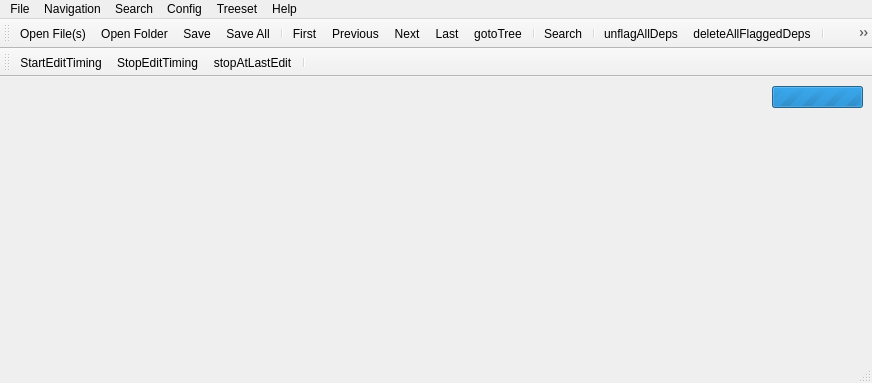
<?xml version="1.0" encoding="UTF-8"?>
<ui version="4.0">
 <class>TreeSetEditor</class>
 <widget class="QMainWindow" name="TreeSetEditor">
  <property name="geometry">
   <rect>
    <x>0</x>
    <y>0</y>
    <width>872</width>
    <height>383</height>
   </rect>
  </property>
  <property name="windowTitle">
   <string>MainWindow</string>
  </property>
  <property name="windowIcon">
   <iconset resource="resfile.qrc">
    <normaloff>:/icons/icons/babelfish.png</normaloff>:/icons/icons/babelfish.png</iconset>
  </property>
  <widget class="QWidget" name="centralwidget">
   <layout class="QVBoxLayout">
    <item>
     <layout class="QHBoxLayout">
      <item>
       <spacer>
        <property name="orientation">
         <enum>Qt::Horizontal</enum>
        </property>
        <property name="sizeHint" stdset="0">
         <size>
          <width>421</width>
          <height>20</height>
         </size>
        </property>
       </spacer>
      </item>
      <item>
       <widget class="QProgressBar" name="progressBar">
        <property name="sizePolicy">
         <sizepolicy hsizetype="Fixed" vsizetype="Fixed">
          <horstretch>0</horstretch>
          <verstretch>0</verstretch>
         </sizepolicy>
        </property>
        <property name="maximum">
         <number>0</number>
        </property>
        <property name="value">
         <number>0</number>
        </property>
        <property name="alignment">
         <set>Qt::AlignLeading|Qt::AlignLeft|Qt::AlignVCenter</set>
        </property>
        <property name="textVisible">
         <bool>true</bool>
        </property>
        <property name="format">
         <string>%v/%m</string>
        </property>
       </widget>
      </item>
     </layout>
    </item>
    <item>
     <widget class="DTreeWidget" name="treeWidget" native="true">
      <property name="sizePolicy">
       <sizepolicy hsizetype="Preferred" vsizetype="Expanding">
        <horstretch>0</horstretch>
        <verstretch>0</verstretch>
       </sizepolicy>
      </property>
     </widget>
    </item>
   </layout>
  </widget>
  <widget class="QMenuBar" name="menubar">
   <property name="geometry">
    <rect>
     <x>0</x>
     <y>0</y>
     <width>872</width>
     <height>27</height>
    </rect>
   </property>
   <widget class="QMenu" name="menuFile">
    <property name="title">
     <string>File</string>
    </property>
    <addaction name="actionOpenFile"/>
    <addaction name="actionOpenFolder"/>
    <addaction name="actionSave"/>
    <addaction name="actionSaveall"/>
    <addaction name="separator"/>
    <addaction name="actionQuit"/>
   </widget>
   <widget class="QMenu" name="menuNavigation">
    <property name="title">
     <string>Navigation</string>
    </property>
    <addaction name="actionFirst"/>
    <addaction name="actionPrevious"/>
    <addaction name="actionNext"/>
    <addaction name="actionLast"/>
    <addaction name="actionGotoTree"/>
   </widget>
   <widget class="TreeSetMenu" name="menuTreeset">
    <property name="title">
     <string>Treeset</string>
    </property>
   </widget>
   <widget class="QMenu" name="menuSearch">
    <property name="title">
     <string>Search</string>
    </property>
    <addaction name="actionSearch"/>
   </widget>
   <widget class="QMenu" name="menuHelp">
    <property name="title">
     <string>Help</string>
    </property>
    <addaction name="actionHelp"/>
    <addaction name="actionAbout"/>
   </widget>
   <widget class="QMenu" name="menuConfig">
    <property name="title">
     <string>Config</string>
    </property>
    <addaction name="actionText_editing"/>
   </widget>
   <addaction name="menuFile"/>
   <addaction name="menuNavigation"/>
   <addaction name="menuSearch"/>
   <addaction name="menuConfig"/>
   <addaction name="menuTreeset"/>
   <addaction name="menuHelp"/>
  </widget>
  <widget class="QStatusBar" name="statusbar"/>
  <widget class="QToolBar" name="toolBar">
   <property name="windowTitle">
    <string>toolBar</string>
   </property>
   <property name="iconSize">
    <size>
     <width>16</width>
     <height>16</height>
    </size>
   </property>
   <property name="toolButtonStyle">
    <enum>Qt::ToolButtonIconOnly</enum>
   </property>
   <property name="floatable">
    <bool>false</bool>
   </property>
   <attribute name="toolBarArea">
    <enum>TopToolBarArea</enum>
   </attribute>
   <attribute name="toolBarBreak">
    <bool>false</bool>
   </attribute>
   <addaction name="actionOpenFile"/>
   <addaction name="actionOpenFolder"/>
   <addaction name="actionSave"/>
   <addaction name="actionSaveall"/>
   <addaction name="separator"/>
   <addaction name="actionFirst"/>
   <addaction name="actionPrevious"/>
   <addaction name="actionNext"/>
   <addaction name="actionLast"/>
   <addaction name="actionGotoTree"/>
   <addaction name="separator"/>
   <addaction name="actionSearch"/>
   <addaction name="separator"/>
   <addaction name="actionUnflagAllDeps"/>
   <addaction name="actionDeleteAllFlaggedDeps"/>
   <addaction name="separator"/>
   <addaction name="actionHelp"/>
   <addaction name="separator"/>
  </widget>
  <widget class="QToolBar" name="timeBar">
   <property name="windowTitle">
    <string>toolBar_2</string>
   </property>
   <attribute name="toolBarArea">
    <enum>TopToolBarArea</enum>
   </attribute>
   <attribute name="toolBarBreak">
    <bool>true</bool>
   </attribute>
   <addaction name="actionStartEditTiming"/>
   <addaction name="actionStopEditTiming"/>
   <addaction name="actionStopAtLastEdit"/>
   <addaction name="separator"/>
  </widget>
  <action name="actionPrevious">
   <property name="icon">
    <iconset resource="resfile.qrc">
     <normaloff>:/icons/icons/1leftarrow.png</normaloff>:/icons/icons/1leftarrow.png</iconset>
   </property>
   <property name="text">
    <string>Previous</string>
   </property>
  </action>
  <action name="actionNext">
   <property name="icon">
    <iconset resource="resfile.qrc">
     <normaloff>:/icons/icons/1rightarrow.png</normaloff>:/icons/icons/1rightarrow.png</iconset>
   </property>
   <property name="text">
    <string>Next</string>
   </property>
  </action>
  <action name="actionFirst">
   <property name="icon">
    <iconset resource="resfile.qrc">
     <normaloff>:/icons/icons/2leftarrow.png</normaloff>:/icons/icons/2leftarrow.png</iconset>
   </property>
   <property name="text">
    <string>First</string>
   </property>
  </action>
  <action name="actionLast">
   <property name="icon">
    <iconset resource="resfile.qrc">
     <normaloff>:/icons/icons/2rightarrow.png</normaloff>:/icons/icons/2rightarrow.png</iconset>
   </property>
   <property name="text">
    <string>Last</string>
   </property>
  </action>
  <action name="actionSave">
   <property name="icon">
    <iconset resource="resfile.qrc">
     <normaloff>:/icons/icons/filesave.png</normaloff>:/icons/icons/filesave.png</iconset>
   </property>
   <property name="text">
    <string>Save</string>
   </property>
  </action>
  <action name="actionOpenFile">
   <property name="icon">
    <iconset resource="resfile.qrc">
     <normaloff>:/icons/icons/filesopen.png</normaloff>:/icons/icons/filesopen.png</iconset>
   </property>
   <property name="text">
    <string>Open File(s)</string>
   </property>
  </action>
  <action name="actionClose">
   <property name="icon">
    <iconset resource="resfile.qrc">
     <normaloff>:/icons/icons/fileclose.png</normaloff>:/icons/icons/fileclose.png</iconset>
   </property>
   <property name="text">
    <string>Close</string>
   </property>
  </action>
  <action name="actionSaveall">
   <property name="icon">
    <iconset resource="resfile.qrc">
     <normaloff>:/icons/icons/save_all.png</normaloff>:/icons/icons/save_all.png</iconset>
   </property>
   <property name="text">
    <string>Save All</string>
   </property>
  </action>
  <action name="actionSearch">
   <property name="icon">
    <iconset resource="resfile.qrc">
     <normaloff>:/icons/icons/search.png</normaloff>:/icons/icons/search.png</iconset>
   </property>
   <property name="text">
    <string>Search</string>
   </property>
  </action>
  <action name="actionOpenFolder">
   <property name="icon">
    <iconset resource="resfile.qrc">
     <normaloff>:/icons/icons/foldopen.png</normaloff>:/icons/icons/foldopen.png</iconset>
   </property>
   <property name="text">
    <string>Open Folder</string>
   </property>
  </action>
  <action name="actionQuit">
   <property name="icon">
    <iconset resource="resfile.qrc">
     <normaloff>:/icons/icons/exit.png</normaloff>:/icons/icons/exit.png</iconset>
   </property>
   <property name="text">
    <string>Quit</string>
   </property>
  </action>
  <action name="actionHelp">
   <property name="icon">
    <iconset resource="resfile.qrc">
     <normaloff>:/icons/icons/help.png</normaloff>:/icons/icons/help.png</iconset>
   </property>
   <property name="text">
    <string>Help</string>
   </property>
  </action>
  <action name="actionAbout">
   <property name="text">
    <string>About</string>
   </property>
  </action>
  <action name="actionText_editing">
   <property name="checkable">
    <bool>true</bool>
   </property>
   <property name="text">
    <string>Text editing</string>
   </property>
   <property name="toolTip">
    <string>Allow token editing and sentence splitting</string>
   </property>
  </action>
  <action name="actionGotoTree">
   <property name="icon">
    <iconset resource="resfile.qrc">
     <normaloff>:/icons/icons/goto.png</normaloff>:/icons/icons/goto.png</iconset>
   </property>
   <property name="text">
    <string>gotoTree</string>
   </property>
  </action>
  <action name="actionStartEditTiming">
   <property name="icon">
    <iconset resource="resfile.qrc">
     <normaloff>:/icons/icons/player_play.png</normaloff>:/icons/icons/player_play.png</iconset>
   </property>
   <property name="text">
    <string>StartEditTiming</string>
   </property>
   <property name="toolTip">
    <string>Start timing</string>
   </property>
  </action>
  <action name="actionStopEditTiming">
   <property name="icon">
    <iconset resource="resfile.qrc">
     <normaloff>:/icons/icons/player_stop.png</normaloff>:/icons/icons/player_stop.png</iconset>
   </property>
   <property name="text">
    <string>StopEditTiming</string>
   </property>
   <property name="toolTip">
    <string>Stop timing now</string>
   </property>
  </action>
  <action name="actionStopAtLastEdit">
   <property name="icon">
    <iconset resource="resfile.qrc">
     <normaloff>:/icons/icons/player_rew.png</normaloff>:/icons/icons/player_rew.png</iconset>
   </property>
   <property name="text">
    <string>stopAtLastEdit</string>
   </property>
   <property name="toolTip">
    <string>Stop timing at last edit time</string>
   </property>
  </action>
  <action name="actionUnflagAllDeps">
   <property name="icon">
    <iconset resource="resfile.qrc">
     <normaloff>:/icons/icons/apply.png</normaloff>:/icons/icons/apply.png</iconset>
   </property>
   <property name="text">
    <string>unflagAllDeps</string>
   </property>
   <property name="toolTip">
    <string>Unflag all dependencies</string>
   </property>
  </action>
  <action name="actionDeleteAllFlaggedDeps">
   <property name="icon">
    <iconset resource="resfile.qrc">
     <normaloff>:/icons/icons/trash.png</normaloff>:/icons/icons/trash.png</iconset>
   </property>
   <property name="text">
    <string>deleteAllFlaggedDeps</string>
   </property>
   <property name="toolTip">
    <string>Delete all flagged dependencies</string>
   </property>
  </action>
 </widget>
 <customwidgets>
  <customwidget>
   <class>DTreeWidget</class>
   <extends>QWidget</extends>
   <header>dtreewidget.h</header>
   <container>1</container>
  </customwidget>
  <customwidget>
   <class>TreeSetMenu</class>
   <extends>QMenu</extends>
   <header>treesetmenu</header>
  </customwidget>
 </customwidgets>
 <resources>
  <include location="resfile.qrc"/>
 </resources>
 <connections/>
</ui>
